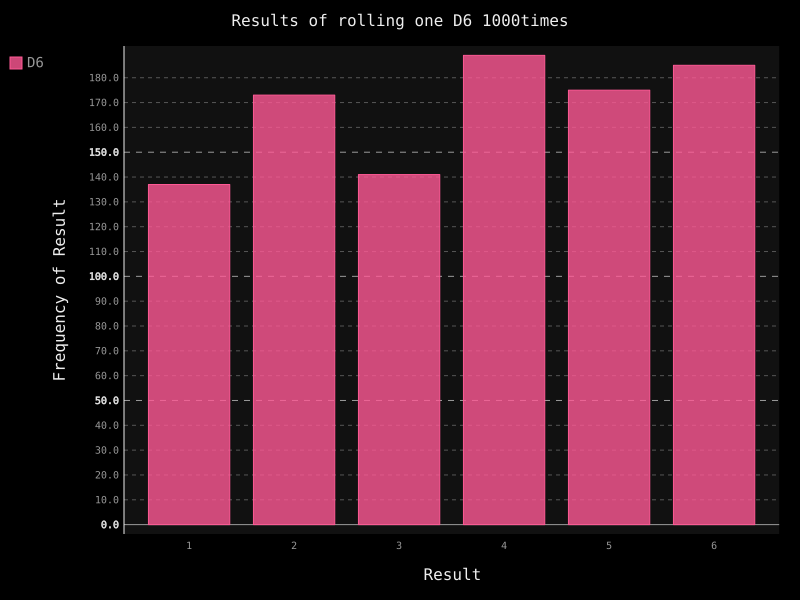

Generate this figure with Python:
import pygal
from die import Die
die=Die()
results=[]
for roll_num in range(1000):
    result=die.roll()
    results.append(result)
frequencies=[]
for value in range(1, die.num_sides+1):
    frequency=results.count(value)
    frequencies.append(frequency)
hist=pygal.Bar()
hist.title="Results of rolling one D6 1000times"
hist.x_labels=['1','2','3','4','5','6']
hist.x_title="Result"
hist.y_title="Frequency of Result"
hist.add('D6', frequencies)
hist.render_to_file('die_visual.svg')
